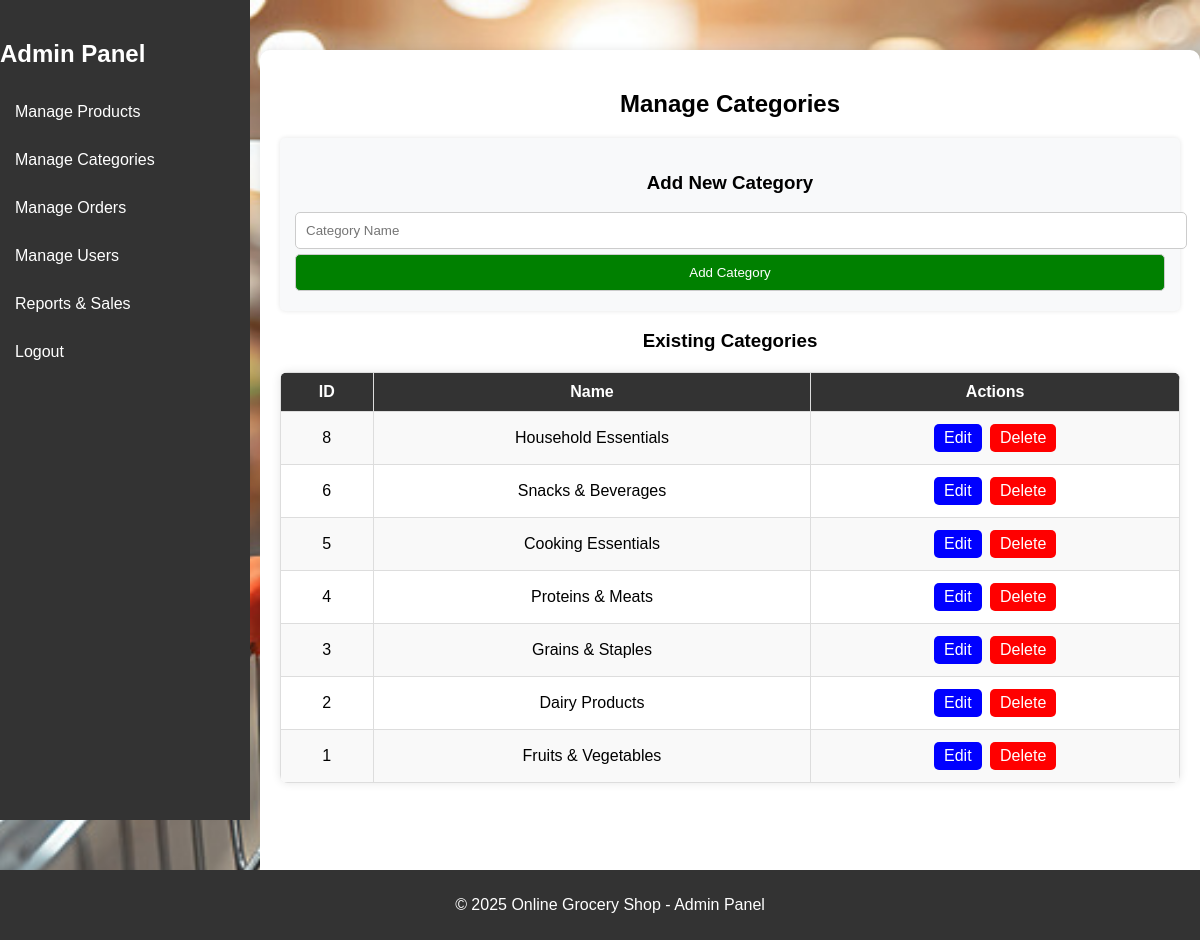
Screenshot of /admin/manage_categories.php (signed in) with the database file from the repository.
### tables this page shows
CREATE TABLE `categories` (
  `id` int(11) NOT NULL,
  `name` varchar(255) NOT NULL
);

### admin/manage_categories.php (the view, shortened to what this page needs)
<?php
include('../db.php');
$result = mysqli_query($conn, "SELECT * FROM categories ORDER BY id DESC");
?>
<!DOCTYPE html>
<html>
<head>
    <link rel="stylesheet" href="styles.css">
</head>
<body>
    <div class="sidebar">
        <h2>Admin Panel</h2>
        <a href="manage_products.php">Manage Products</a>
        <a href="manage_categories.php">Manage Categories</a>
        <a href="manage_orders.php">Manage Orders</a>
        <a href="manage_users.php">Manage Users</a>
        <a href="reports.php">Reports & Sales</a>
        <a href="admin_logout.php">Logout</a>
    </div>
    <div class="container">
        <h2>Manage Categories</h2>
        <div class="form-container">
            <h3>Add New Category</h3>
            <form method="POST">
                <input type="text" name="category_name" placeholder="Category Name" required>
                <button type="submit" name="add_category">Add Category</button>
            </form>
        </div>
        <h3>Existing Categories</h3>
        <table class="product-table">
            <tr>
                <th>ID</th>
                <th>Name</th>
                <th>Actions</th>
            </tr>
            <?php while ($row = mysqli_fetch_assoc($result)) { ?>
                <tr>
                    <td><?php echo $row['id']; ?></td>
                    <td><?php echo $row['name']; ?></td>
                    <td>
                        <a href="edit_category.php?id=<?php echo $row['id']; ?>" class="edit-btn">Edit</a>
                        <a href="delete_category.php?id=<?php echo $row['id']; ?>" class="delete-btn" onclick="return confirm('Are you sure?');">Delete</a>
                    </td>
                </tr>
            <?php } ?>
        </table>
    </div>
    <footer>
        <p>&copy; 2025 Online Grocery Shop - Admin Panel</p>
    </footer>
</body>
</html>

### admin/styles.css (style rules this page uses)
body { font-family: Arial, sans-serif; margin: 0; padding: 0; background-image: url('images/bg.jpg'); background-size: cover; background-attachment: fixed; background-position: center; }
.container { max-width: 1200px; margin: 50px auto; padding: 20px; background: rgba(255, 255, 255, 0.9); border-radius: 10px; box-shadow: 0px 0px 15px rgba(0, 0, 0, 0.2); text-align: center; }
footer { background-color: #222; color: white; padding: 30px 0; text-align: center; margin-top: 20px; }
input { width: 90%; padding: 10px; margin: 10px 0; border: 1px solid #ccc; border-radius: 5px; }
button { width: 100%; padding: 10px; background: #28a745; color: white; border: none; border-radius: 5px; cursor: pointer; }

### admin/manage_categories.php (style rules this page uses)
body { font-family: Arial, sans-serif; background-color: #f4f4f4; margin: 0; padding: 0; display: flex; }
.sidebar { width: 250px; background: #333; color: white; height: 100vh; padding-top: 20px; position: fixed; }
.sidebar a { display: block; color: white; text-decoration: none; padding: 15px; }
.container { margin-left: 260px; padding: 20px; background: white; width: calc(100% - 260px); min-height: 100vh; box-shadow: 0px 0px 10px rgba(0, 0, 0, 0.1); }
.product-table { width: 100%; border-collapse: collapse; margin-top: 20px; background: white; box-shadow: 0px 0px 10px rgba(0, 0, 0, 0.1); border-radius: 8px; overflow: hidden; }
.product-table th, .product-table td { border: 1px solid #ddd; padding: 10px; text-align: center; }
.product-table th { background: #333; color: white; font-weight: bold; }
.product-table tr:nth-child(even) { background: #f9f9f9; }
.form-container { margin-top: 20px; padding: 15px; background: #f8f9fa; border-radius: 5px; box-shadow: 0px 0px 5px rgba(0, 0, 0, 0.1); }
.form-container input, .form-container button { display: block; width: 100%; padding: 10px; margin: 5px 0; border: 1px solid #ccc; border-radius: 5px; }
.form-container button { background: green; color: white; cursor: pointer; }
footer { background: #333; color: white; text-align: center; padding: 10px; position: fixed; bottom: 0; width: 100%; }
.edit-btn, .delete-btn { padding: 5px 10px; border-radius: 5px; text-decoration: none; color: white; margin: 2px; display: inline-block; }
.edit-btn { background: blue; }
.delete-btn { background: red; }

### rows the page displays
categories: id "8", name "Household Essentials"
categories: id "6", name "Snacks & Beverages"
categories: id "5", name "Cooking Essentials"
categories: id "4", name "Proteins & Meats"
categories: id "3", name "Grains & Staples"
categories: id "2", name "Dairy Products"
categories: id "1", name "Fruits & Vegetables"
